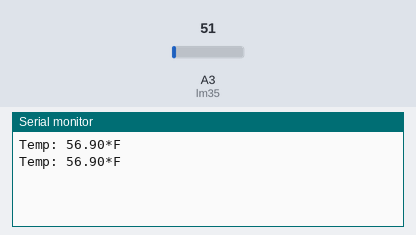
A sketch run on a simulated Arduino Uno, built with avr-gcc and run on an emulated ATmega328P. Shown: the last lines printed to the serial monitor. The inputs (shaded band) are chosen by the test bench; at power-on: A3 (lm35) = 51.

Above: at 1.8 s.
1.9 s: A3 (lm35) set to 61
At 2.5 s:
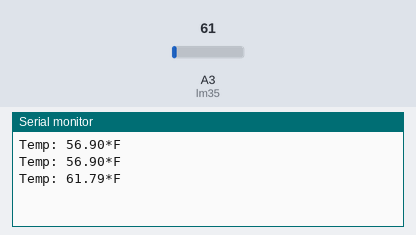
3.4 s: A3 (lm35) set to 71
At 4.8 s:
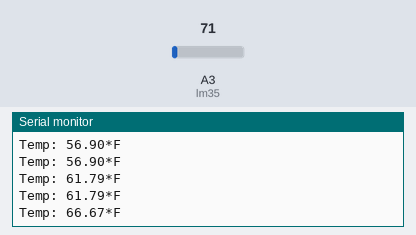
Timing chart, 0 to 6.4 s (numbered marks = the images above; inputs shaded):
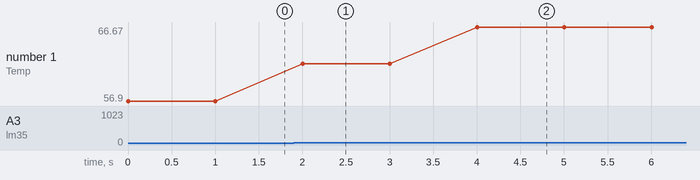

Measured:
- after the input at 1.9 s, the serial monitor: prints a new line after 0.10 s (image 1)
- after the input at 3.4 s, the serial monitor: prints a new line after 0.60 s (image 2)
- plotted number 1: 56.9 → 61.79 after the input at 1.9 s, 61.79 → 66.67 after the input at 3.4 s

The sketch:

LM35.ino
```cpp
int val = 0;
int lm35 = A3;


void setup() {
  // put your setup code here, to run once:
Serial.begin(9600);
}

void loop() {
  // put your main code here, to run repeatedly:
val = analogRead(lm35);
float mili = (val/1024.0)*5*1000;
float cel = mili/10;
float far = cel * (9 / 5) + 32;

Serial.print("Temp: ");
Serial.print(far);
Serial.print("*F");
Serial.println();
delay(1000);
}
```
